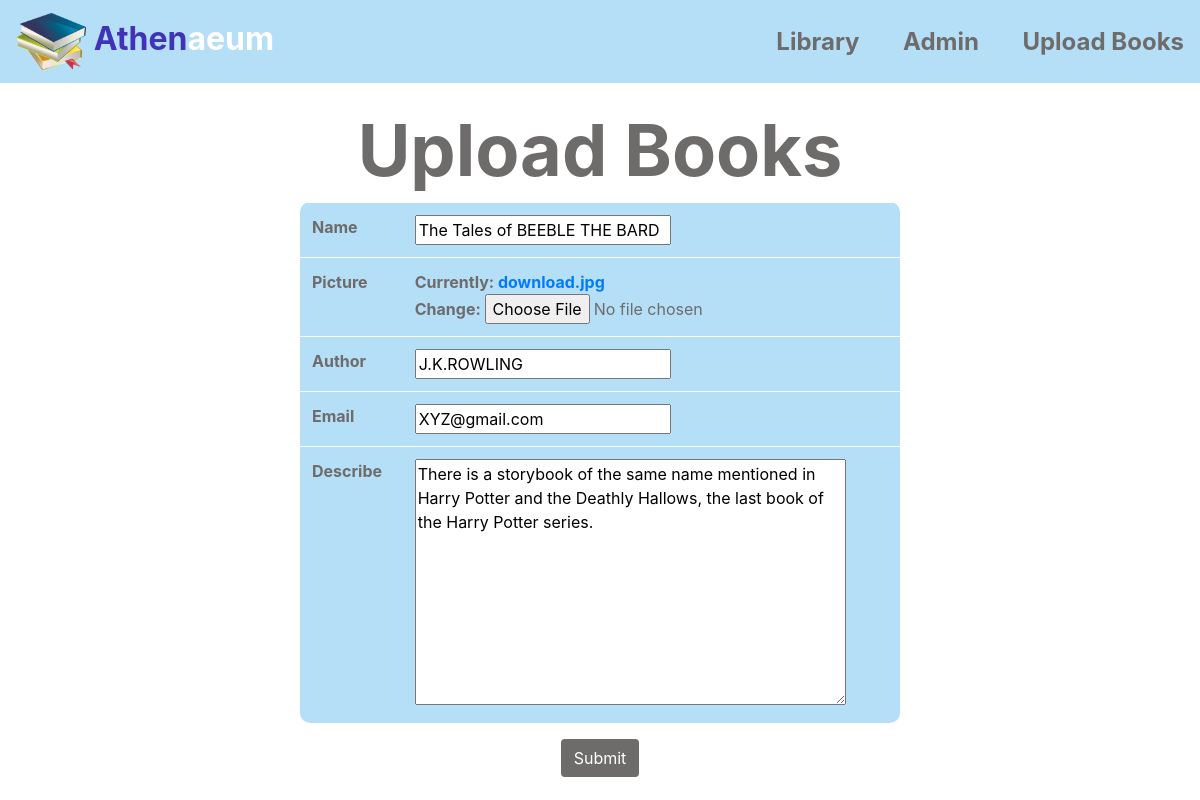
Screenshot of /update/7 with the database file from the repository.
### book/models.py (models this page shows, shortened)
class Book(models.Model):
    name = models.CharField(max_length = 50)
    picture = models.ImageField()
    author = models.CharField(max_length = 30)
    email = models.EmailField(blank = True)
    describe = models.TextField(default = 'Please Enter the Description of the Book in Brief')

### book/views.py (the view)
# urls.py: path('update/<int:book_id>', views.update_book),
def update_book(request, book_id):
    book_id = int(book_id)
    try:
        book_sel = Book.objects.get(id = book_id)
    except Book.DoesNotExist:
        return redirect('index')
    book_form = BookCreate(request.POST or None, instance = book_sel)
    if book_form.is_valid():
       book_form.save()
       return redirect('index')
    return render(request, 'book/upload_form.html', {'upload_form':book_form})

### book/forms.py
class BookCreate(forms.ModelForm):
    class Meta:
        model = Book
        fields = '__all__'

### book/templates/book/Upload_form.html (shortened to what this page needs)
{% extends 'book/library.html' %}
{% block content %}
    <center>
    <h1 class="display-3" style="background-color:#ffffff;color:#6e6b6b;font-weight: bold;">Upload Books</h1>
    <form method = 'POST' enctype="multipart/form-data">
        <table class = 'w-50 table table-light' style="border-radius:10px;background-color:#b5def7;color: #6e6b6b;font-weight: bolder;size: 30dp;">
            {% for field in upload_form %}
            <tr>
                <th>{{field.label}}</th>
                <td>{{ field }}</td>
            </tr>
            {% endfor %}
        </table>
        <button type="submit" class="btn btn-md" style="color: #ffffff;background-color: #6e6b6b;">Submit</button>
    </form>
</center>
{% endblock %}

### rows the page displays
Book: upload_form "The Tales of BEEBLE THE BARD" "J.K.ROWLING" "XYZ@gmail.com" "There is a storybook of the same name mentioned in Harry Potter and the Deathly Hallows, the last book of the Harry Potter series."

### other values shown
{{ field.label }} "Name" "Picture" "Author" "Email" "Describe"
